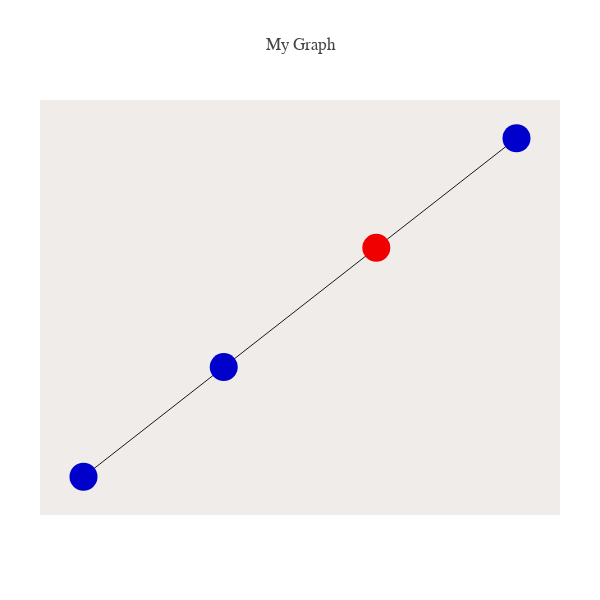

Write notebook code for a chart like this one.
### Code cell
### let's visualize the tree
### plotting a network because igraph is not installed.

from structure_tools.Coalesce_plots import plot_phyl_net

node_list= list(range(-1,Mp.shape[1]))
root= True
nodes_as_seqs= True

plot_phyl_net(data_phyl,leaves,node_list,edges,
              nodes_as_seqs= nodes_as_seqs,root= root)

### Figure 1 — Plotly figure (JSON) as saved in the notebook; plotly's stock layout.template omitted (floating-point values rounded to 4 significant figures)
{"data": [{"hoverinfo": "none", "line": {"color": "rgb(25,25,25)", "width": 1}, "mode": "lines", "type": "scatter", "uid": "6570c1cc-9053-4e87-bd49-449d4f9b5e09", "x": [0.1335, -0.1335, null, 0.1335, 0.3789, null, -0.1335, -0.3789, null], "y": [0.3524, -0.3522, null, 0.3524, 0.9998, null, -0.3522, -1, null]}, {"hoverinfo": "text", "marker": {"color": ["rgb(240,0,0)", "rgb(0,0,205)", "rgb(0,0,205)", "rgb(0,0,205)"], "size": 28}, "mode": "markers", "text": ["root: 0000", "1100", "1101", "0010\n0010"], "type": "scatter", "uid": "3a8f4223-05d4-41c9-a54c-a0a568d4a181", "x": [0.1335, -0.1335, -0.3789, 0.3789], "y": [0.3524, -0.3522, -1, 0.9998]}], "layout": {"autosize": false, "font": {"family": "Balto"}, "height": 600, "hovermode": "closest", "margin": {"b": 85, "l": 40, "pad": 0, "r": 40, "t": 100}, "plot_bgcolor": "#efecea", "showlegend": false, "title": {"text": "My Graph"}, "width": 600, "xaxis": {"showgrid": false, "showline": false, "showticklabels": false, "title": {"text": ""}, "zeroline": false}, "yaxis": {"showgrid": false, "showline": false, "showticklabels": false, "title": {"text": ""}, "zeroline": false}}}
